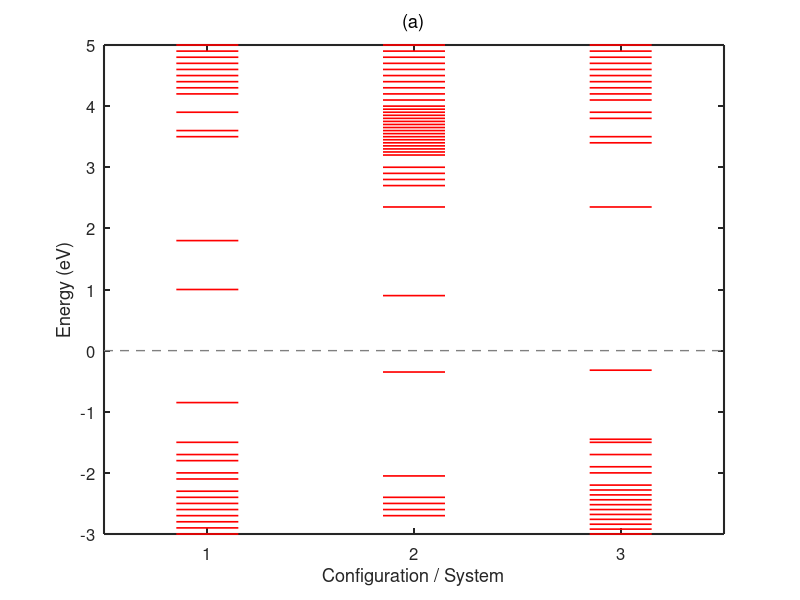

The MATLAB source for this figure:
% Octave script to plot energy levels as an "Eigenvalues Display"

clear; clc; clf;

%% 1. SIMULATION OR LOADING SIESTA DATA
% Replace these vectors with your real data extracted from the .EIG or .out file
% Each vector represents the energies (in eV) already aligned with the Fermi level (E - Ef)

% Test data (simulating the distribution in the image)
energy_1 = [-3.0:0.1:-2.3, -2.1, -2.0, -1.8, -1.7, -1.5, -0.85, 1.0, 1.8, 3.5, 3.6, 3.9, 4.2:0.1:5.0];
energy_2 = [-2.7, -2.6, -2.5, -2.4, -2.05, -0.35, 0.9, 2.35, 2.7:0.1:3.0, 3.2:0.05:4.0, 4.1:0.1:5.0];
energy_3 = [-3.0:0.08:-2.2, -2.0, -1.9, -1.7, -1.5, -1.45, -0.32, 2.35, 3.4, 3.5, 3.8, 3.9, 4.1:0.1:5.0];

% Group into a cell array for easy iteration
energy_data = {energy_1, energy_2, energy_3};

%% 2. PLOT CONFIGURATION
figure(1);
hold on;
box on; % Displays the full boundary box (publication style)

% Width of the horizontal line for each energy level
line_width_half = 0.15; 

% Plot the energy levels
for i = 1:length(energy_data)
    current_energies = energy_data{i};
    x_center = i; % Positions 1, 2, 3 on the X axis
    
    for j = 1:length(current_energies)
        E = current_energies(j);
        % Plot a horizontal segment from (x_center - line_width_half) to (x_center + line_width_half)
        plot([x_center - line_width_half, x_center + line_width_half], [E, E], 'r-', 'LineWidth', 1.2);
    end
end

%% 3. FERMI REFERENCE LINE (E = 0)
% Dashed gray line at Y = 0
plot([0.5, 3.5], [0, 0], '--', 'Color', [0.5 0.5 0.5], 'LineWidth', 1.0);

%% 4. AXIS LABELS AND STYLING (IDENTICAL style to image_b67d3e.png)
title('(a)', 'FontSize', 16, 'FontWeight', 'normal');

% --- AXIS LABELS ---
ylabel('Energy (eV)', 'FontSize', 14);            % Y-axis label (Eje Y)
xlabel('Configuration / System', 'FontSize', 14); % X-axis label (Eje X)

% Adjust axis limits
xlim([0.5, 3.5]);
ylim([-3, 5]);

% Ticks configuration
set(gca, 'XTick', [1, 2, 3]);
set(gca, 'XTickLabel', {'1', '2', '3'}, 'FontSize', 12);
set(gca, 'YTick', -3:1:5);
set(gca, 'FontSize', 12);

% Set axis ticks to face inwards (TickDir -> in)
set(gca, 'TickDir', 'in');
set(gca, 'LineWidth', 1.5); % Plot border thickness

hold off;
